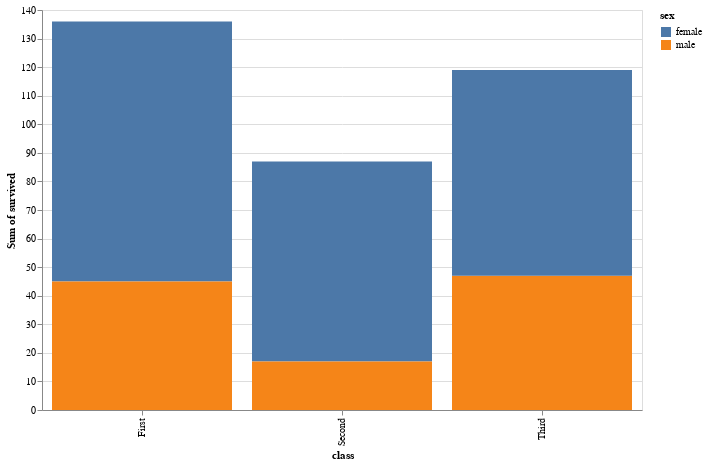

The notebook cell saved with this chart:
### Markdown cell above
4. **Gráfico de barras apiladas**:

### Code cell
import altair as alt
import seaborn as sns

# Cargar los datos
titanic = sns.load_dataset("titanic")

# Crear el gráfico de barras apiladas por género y clase
chart = alt.Chart(titanic).mark_bar().encode(
    x='class',
    y='sum(survived)',
    color='sex'
).properties(
    width=600,
    height=400
).interactive()

# Mostrar el gráfico
chart

### Figure 1 — Vega-Lite specification as saved in the notebook (floating-point values rounded to 4 significant figures; data arrays with more than 128 entries replaced by an {"elided": "..."} marker saying what was removed)
{"config": {"view": {"continuousWidth": 400, "continuousHeight": 300}}, "data": {"name": "data-90bf885f0c383711bba3d438d1876cb6"}, "mark": "bar", "encoding": {"color": {"field": "sex", "type": "nominal"}, "x": {"field": "class", "type": "nominal"}, "y": {"aggregate": "sum", "field": "survived", "type": "quantitative"}}, "height": 400, "selection": {"selector005": {"type": "interval", "bind": "scales", "encodings": ["x", "y"]}}, "width": 600, "$schema": "https://vega.github.io/schema/vega-lite/v4.17.0.json", "datasets": {"data-90bf885f0c383711bba3d438d1876cb6": {"elided": "891 records"}}}
